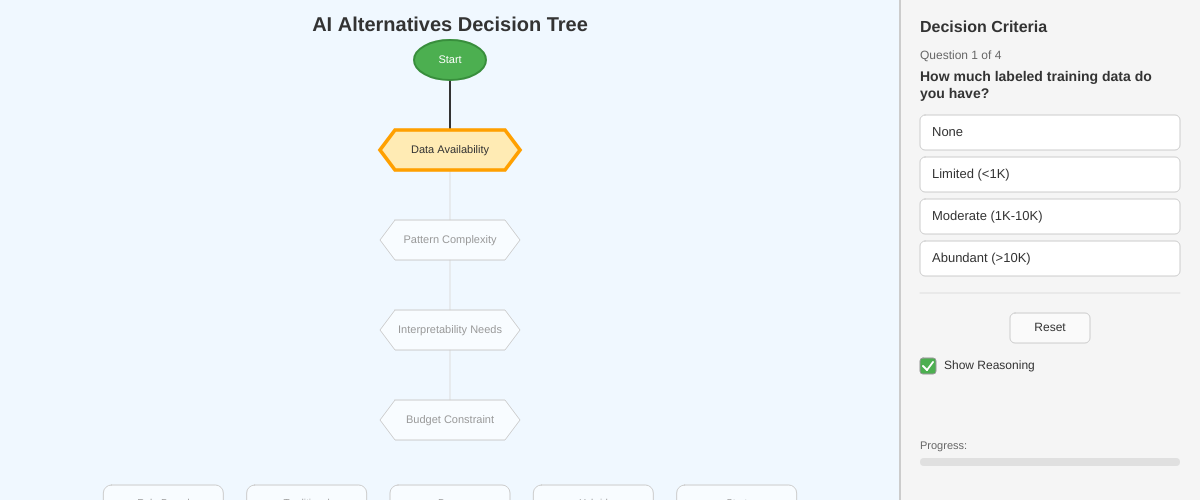
Frame 1 (no input)
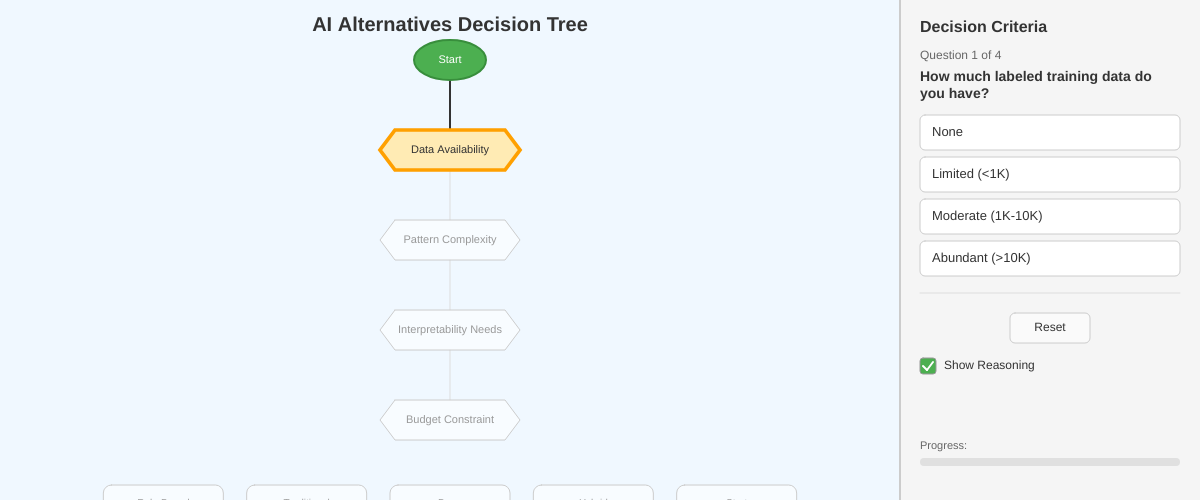
Frame 60 (no input)
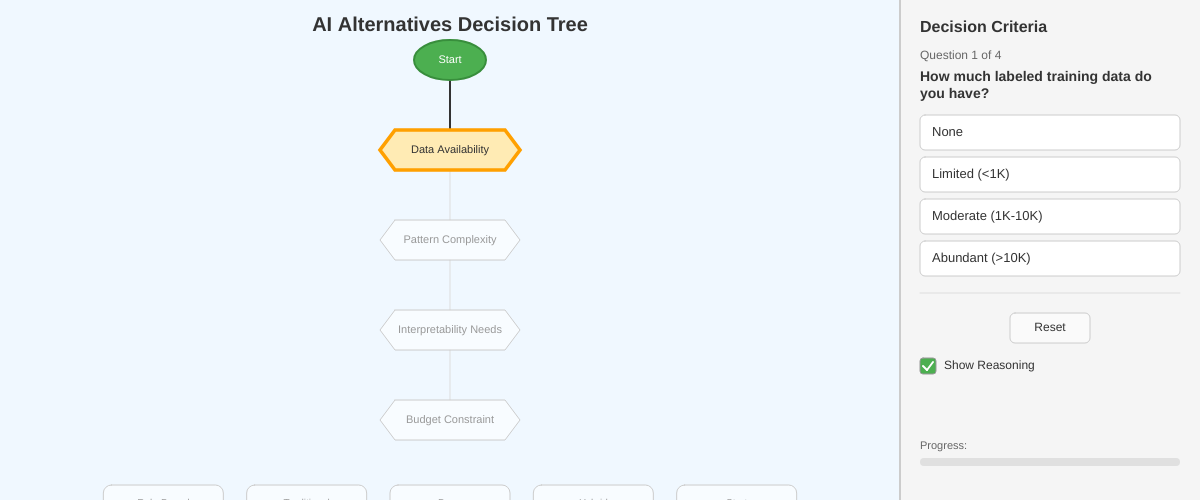
Frame 120 (the mouse pressed at the canvas centre since frame 60)

The p5.js sketch that drew these frames (run headless with seeded random() and noise() and a simulated clock; from frame 60 on, the mouse is pressed at the canvas centre):

// p5.js sketch
// ── sketch.js
// AI Alternatives Decision Tree MicroSim
// Interactive visualization for selecting AI vs non-AI solutions

// Canvas dimensions
let canvasWidth = 900;
let drawHeight = 500;
let controlWidth = 300;
let canvasHeight = drawHeight;
let margin = 20;

// Decision tree state
let currentQuestionIndex = 0;
let answers = [];
let showReasoning = true;

// Questions and options
const questions = [
    {
        id: 'data',
        question: 'Data Availability',
        fullQuestion: 'How much labeled training data do you have?',
        options: ['None', 'Limited (<1K)', 'Moderate (1K-10K)', 'Abundant (>10K)']
    },
    {
        id: 'pattern',
        question: 'Pattern Complexity',
        fullQuestion: 'How complex are the patterns in your problem?',
        options: ['Simple Rules', 'Multi-factor', 'Non-linear', 'Unknown']
    },
    {
        id: 'interpret',
        question: 'Interpretability Needs',
        fullQuestion: 'How important is explainability?',
        options: ['Critical', 'Helpful', 'Not Important']
    },
    {
        id: 'budget',
        question: 'Budget Constraint',
        fullQuestion: 'What is your budget range?',
        options: ['Low (<$10K)', 'Medium ($10K-$100K)', 'High (>$100K)']
    }
];

// Recommendations with colors and reasoning
const recommendations = {
    'rule-based': {
        name: 'Rule-Based System',
        color: '#4CAF50', // Green
        description: 'Use explicit business rules and decision trees. Best for well-understood, stable domains.',
        reasoning: 'Your constraints favor deterministic, explainable solutions without ML overhead.'
    },
    'traditional-ml': {
        name: 'Traditional ML',
        color: '#2196F3', // Blue
        description: 'Regression, decision trees, random forests. Good balance of performance and interpretability.',
        reasoning: 'Sufficient data and moderate complexity make classical ML algorithms effective.'
    },
    'deep-learning': {
        name: 'Deep Learning',
        color: '#9C27B0', // Purple
        description: 'Neural networks, transformers. For complex patterns with abundant data.',
        reasoning: 'Complex patterns and abundant data justify the investment in deep learning infrastructure.'
    },
    'hybrid': {
        name: 'Hybrid Approach',
        color: '#FFC107', // Yellow/Amber
        description: 'Combine rules for known patterns with ML for edge cases.',
        reasoning: 'Mixed requirements suggest combining rule-based stability with ML flexibility.'
    },
    'start-simpler': {
        name: 'Start Simpler',
        color: '#9E9E9E', // Gray
        description: 'Begin with heuristics or manual processes. Collect data before automating.',
        reasoning: 'Limited data or unclear patterns suggest building understanding before automation.'
    }
};

// Tree visualization
let treeNodes = [];
let treeEdges = [];
let pulsePhase = 0;

function setup() {
    updateCanvasSize();
    const canvas = createCanvas(canvasWidth, canvasHeight);
    canvas.parent(document.querySelector('main'));
    buildTree();

    describe('Interactive decision tree for evaluating AI vs non-AI solution approaches. Answer questions about data, patterns, interpretability, and budget to receive recommendations.', LABEL);
}

function buildTree() {
    // Build tree structure for visualization
    treeNodes = [];
    treeEdges = [];

    let drawWidth = canvasWidth - controlWidth - margin * 2;
    let nodeWidth = 120;
    let nodeHeight = 40;
    let startX = margin + drawWidth / 2;
    let startY = 60;
    let levelHeight = 90;

    // Root node
    treeNodes.push({
        x: startX,
        y: startY,
        w: nodeWidth,
        h: nodeHeight,
        label: 'Start',
        level: -1,
        type: 'start'
    });

    // Question nodes (levels 0-3)
    for (let i = 0; i < questions.length; i++) {
        treeNodes.push({
            x: startX,
            y: startY + (i + 1) * levelHeight,
            w: nodeWidth + 20,
            h: nodeHeight,
            label: questions[i].question,
            level: i,
            type: 'question'
        });
    }

    // Recommendation nodes at bottom
    let recY = startY + (questions.length + 1) * levelHeight;
    let recKeys = Object.keys(recommendations);
    let recSpacing = drawWidth / (recKeys.length + 1);

    for (let i = 0; i < recKeys.length; i++) {
        let key = recKeys[i];
        treeNodes.push({
            x: margin + recSpacing * (i + 1),
            y: recY,
            w: nodeWidth,
            h: nodeHeight + 10,
            label: recommendations[key].name,
            level: questions.length,
            type: 'recommendation',
            recKey: key
        });
    }
}

function draw() {
    // Main drawing area
    fill('aliceblue');
    noStroke();
    rect(0, 0, canvasWidth - controlWidth, canvasHeight);

    // Control panel
    fill('#f5f5f5');
    rect(canvasWidth - controlWidth, 0, controlWidth, canvasHeight);

    // Divider line
    stroke('#ccc');
    strokeWeight(2);
    line(canvasWidth - controlWidth, 0, canvasWidth - controlWidth, canvasHeight);

    // Update pulse animation
    pulsePhase += 0.05;

    // Draw tree
    drawTree();

    // Draw control panel
    drawControls();

    // Draw recommendation if complete
    if (currentQuestionIndex >= questions.length) {
        drawFinalRecommendation();
    }
}

function drawTree() {
    let drawWidth = canvasWidth - controlWidth;

    // Title
    fill('#333');
    noStroke();
    textSize(20);
    textAlign(CENTER, TOP);
    textStyle(BOLD);
    text('AI Alternatives Decision Tree', drawWidth / 2, 15);
    textStyle(NORMAL);

    // Draw edges first (behind nodes)
    drawTreeEdges();

    // Draw nodes
    for (let node of treeNodes) {
        drawTreeNode(node);
    }
}

function drawTreeEdges() {
    // Draw connections between levels
    let activeLevel = currentQuestionIndex;

    // Connect start to first question
    if (treeNodes.length > 1) {
        let start = treeNodes[0];
        let q1 = treeNodes[1];

        let isActive = activeLevel >= 0;
        stroke(isActive ? '#333' : '#ccc');
        strokeWeight(isActive ? 2 : 1);
        line(start.x, start.y + start.h / 2, q1.x, q1.y - q1.h / 2);
    }

    // Connect questions
    for (let i = 1; i < questions.length; i++) {
        let q1 = treeNodes[i];
        let q2 = treeNodes[i + 1];

        let isActive = i < activeLevel;
        let isPending = i === activeLevel - 1;

        if (isActive || isPending) {
            stroke('#333');
            strokeWeight(2);
        } else {
            stroke('#ddd');
            strokeWeight(1);
        }

        line(q1.x, q1.y + q1.h / 2, q2.x, q2.y - q2.h / 2);
    }

    // Connect last question to recommendations
    if (activeLevel >= questions.length) {
        let lastQ = treeNodes[questions.length];
        let rec = getRecommendation();

        // Find the recommendation node
        for (let node of treeNodes) {
            if (node.type === 'recommendation' && node.recKey === rec) {
                stroke(recommendations[rec].color);
                strokeWeight(3);

                // Draw curved line to recommendation
                noFill();
                beginShape();
                vertex(lastQ.x, lastQ.y + lastQ.h / 2);
                quadraticVertex(lastQ.x, node.y - 30, node.x, node.y - node.h / 2);
                endShape();
            }
        }
    }
}

function drawTreeNode(node) {
    let isActive = false;
    let isPending = false;
    let isComplete = false;
    let isRecommended = false;

    if (node.type === 'start') {
        isComplete = currentQuestionIndex >= 0;
    } else if (node.type === 'question') {
        isActive = node.level === currentQuestionIndex;
        isComplete = node.level < currentQuestionIndex;
        isPending = node.level > currentQuestionIndex;
    } else if (node.type === 'recommendation') {
        let rec = getRecommendation();
        isRecommended = currentQuestionIndex >= questions.length && node.recKey === rec;
        isPending = currentQuestionIndex < questions.length;
    }

    // Node styling
    if (node.type === 'recommendation') {
        // Recommendation nodes
        if (isRecommended) {
            let pulse = sin(pulsePhase) * 0.2 + 0.8;
            fill(recommendations[node.recKey].color);
            stroke(recommendations[node.recKey].color);
            strokeWeight(3 + pulse * 2);
        } else if (isPending) {
            fill(255, 255, 255, 150);
            stroke('#ccc');
            strokeWeight(1);
        } else {
            fill(255, 255, 255, 100);
            stroke('#ddd');
            strokeWeight(1);
        }

        rect(node.x - node.w / 2, node.y - node.h / 2, node.w, node.h, 8);

        // Text
        if (isRecommended) {
            fill('white');
        } else {
            fill(isPending ? '#999' : '#666');
        }
    } else if (node.type === 'start') {
        // Start node (hexagon-like)
        fill(isComplete ? '#4CAF50' : '#e0e0e0');
        stroke(isComplete ? '#388E3C' : '#bbb');
        strokeWeight(2);
        ellipse(node.x, node.y, node.w * 0.6, node.h);
        fill(isComplete ? 'white' : '#666');
    } else {
        // Question nodes
        if (isActive) {
            let pulse = sin(pulsePhase) * 0.15 + 0.85;
            fill(255, 235, 180);
            stroke('#FFA000');
            strokeWeight(2 + pulse * 2);
        } else if (isComplete) {
            fill('#C8E6C9');
            stroke('#4CAF50');
            strokeWeight(2);
        } else {
            fill(255, 255, 255, 150);
            stroke('#ccc');
            strokeWeight(1);
        }

        // Hexagon shape for decision nodes
        drawHexagon(node.x, node.y, node.w, node.h);

        fill(isPending ? '#999' : '#333');
    }

    // Node label
    noStroke();
    textSize(11);
    textAlign(CENTER, CENTER);

    // Wrap text for recommendation nodes
    if (node.type === 'recommendation') {
        let words = node.label.split(' ');
        if (words.length > 1) {
            textSize(10);
            text(words[0], node.x, node.y - 7);
            text(words.slice(1).join(' '), node.x, node.y + 7);
        } else {
            text(node.label, node.x, node.y);
        }
    } else {
        text(node.label, node.x, node.y);
    }

    // Show answer for completed questions
    if (node.type === 'question' && isComplete && answers[node.level] !== undefined) {
        fill('#666');
        textSize(9);
        let answerText = questions[node.level].options[answers[node.level]];
        text(answerText, node.x, node.y + node.h / 2 + 12);
    }
}

function drawHexagon(x, y, w, h) {
    let hw = w / 2;
    let hh = h / 2;
    let indent = 15;

    beginShape();
    vertex(x - hw + indent, y - hh);
    vertex(x + hw - indent, y - hh);
    vertex(x + hw, y);
    vertex(x + hw - indent, y + hh);
    vertex(x - hw + indent, y + hh);
    vertex(x - hw, y);
    endShape(CLOSE);
}

function drawControls() {
    let panelX = canvasWidth - controlWidth + margin;
    let panelW = controlWidth - margin * 2;
    let yPos = margin;

    // Panel title
    fill('#333');
    noStroke();
    textSize(16);
    textAlign(LEFT, TOP);
    textStyle(BOLD);
    text('Decision Criteria', panelX, yPos);
    textStyle(NORMAL);
    yPos += 30;

    // Current question or completion message
    if (currentQuestionIndex < questions.length) {
        let q = questions[currentQuestionIndex];

        // Question number
        fill('#666');
        textSize(12);
        text('Question ' + (currentQuestionIndex + 1) + ' of ' + questions.length, panelX, yPos);
        yPos += 20;

        // Question text
        fill('#333');
        textSize(14);
        textStyle(BOLD);
        text(q.fullQuestion, panelX, yPos, panelW);
        textStyle(NORMAL);
        yPos += 45;

        // Options (drawn as buttons)
        for (let i = 0; i < q.options.length; i++) {
            drawOptionButton(panelX, yPos, panelW, 35, q.options[i], i);
            yPos += 42;
        }
    } else {
        // Completion message
        fill('#4CAF50');
        textSize(14);
        textStyle(BOLD);
        text('Analysis Complete!', panelX, yPos);
        textStyle(NORMAL);
        yPos += 25;

        fill('#666');
        textSize(12);
        text('See recommendation below.', panelX, yPos);
        yPos += 30;
    }

    // Separator
    yPos += 10;
    stroke('#ddd');
    strokeWeight(1);
    line(panelX, yPos, panelX + panelW, yPos);
    yPos += 20;

    // Back button
    if (currentQuestionIndex > 0 || answers.length > 0) {
        drawButton(panelX, yPos, 80, 30, 'Back', 'back');
    }

    // Reset button
    drawButton(panelX + 90, yPos, 80, 30, 'Reset', 'reset');

    yPos += 45;

    // Show reasoning toggle
    fill('#666');
    noStroke();
    textSize(12);
    textAlign(LEFT, CENTER);

    // Checkbox
    stroke('#999');
    strokeWeight(1);
    fill(showReasoning ? '#4CAF50' : 'white');
    rect(panelX, yPos, 16, 16, 3);

    if (showReasoning) {
        stroke('white');
        strokeWeight(2);
        line(panelX + 3, yPos + 8, panelX + 7, yPos + 12);
        line(panelX + 7, yPos + 12, panelX + 13, yPos + 4);
    }

    fill('#333');
    noStroke();
    text('Show Reasoning', panelX + 24, yPos + 8);

    // Progress indicator
    yPos = canvasHeight - 60;
    fill('#666');
    textSize(11);
    textAlign(LEFT, TOP);
    text('Progress:', panelX, yPos);

    // Progress bar
    yPos += 18;
    fill('#e0e0e0');
    noStroke();
    rect(panelX, yPos, panelW, 8, 4);

    let progress = currentQuestionIndex / questions.length;
    if (currentQuestionIndex >= questions.length) progress = 1;
    fill('#4CAF50');
    rect(panelX, yPos, panelW * progress, 8, 4);

    // Answer summary
    yPos += 20;
    fill('#999');
    textSize(10);
    for (let i = 0; i < answers.length && i < questions.length; i++) {
        let summary = questions[i].question + ': ' + questions[i].options[answers[i]];
        text(summary, panelX, yPos);
        yPos += 14;
    }
}

function drawOptionButton(x, y, w, h, label, index) {
    let isHover = mouseX > x && mouseX < x + w && mouseY > y && mouseY < y + h;

    if (isHover) {
        fill('#e3f2fd');
        stroke('#2196F3');
        cursor(HAND);
    } else {
        fill('white');
        stroke('#ccc');
    }

    strokeWeight(isHover ? 2 : 1);
    rect(x, y, w, h, 5);

    fill('#333');
    noStroke();
    textSize(13);
    textAlign(LEFT, CENTER);
    text(label, x + 12, y + h / 2);
}

function drawButton(x, y, w, h, label, action) {
    let isHover = mouseX > x && mouseX < x + w && mouseY > y && mouseY < y + h;

    if (action === 'reset') {
        if (isHover) {
            fill('#ffebee');
            stroke('#f44336');
        } else {
            fill('#fafafa');
            stroke('#ccc');
        }
    } else {
        if (isHover) {
            fill('#e3f2fd');
            stroke('#2196F3');
        } else {
            fill('#fafafa');
            stroke('#ccc');
        }
    }

    if (isHover) cursor(HAND);

    strokeWeight(isHover ? 2 : 1);
    rect(x, y, w, h, 5);

    fill('#333');
    noStroke();
    textSize(12);
    textAlign(CENTER, CENTER);
    text(label, x + w / 2, y + h / 2);
}

function drawFinalRecommendation() {
    let rec = getRecommendation();
    let recData = recommendations[rec];

    let drawWidth = canvasWidth - controlWidth;
    let boxW = drawWidth - margin * 4;
    let boxH = showReasoning ? 100 : 70;
    let boxX = margin * 2;
    let boxY = canvasHeight - boxH - margin;

    // Background
    fill(255, 255, 255, 240);
    stroke(recData.color);
    strokeWeight(3);
    rect(boxX, boxY, boxW, boxH, 10);

    // Title
    fill(recData.color);
    noStroke();
    textSize(18);
    textAlign(LEFT, TOP);
    textStyle(BOLD);
    text('Recommendation: ' + recData.name, boxX + 15, boxY + 12);
    textStyle(NORMAL);

    // Description
    fill('#333');
    textSize(12);
    text(recData.description, boxX + 15, boxY + 38, boxW - 30);

    // Reasoning
    if (showReasoning) {
        fill('#666');
        textSize(11);
        textStyle(ITALIC);
        text('Reasoning: ' + recData.reasoning, boxX + 15, boxY + 70, boxW - 30);
        textStyle(NORMAL);
    }
}

function getRecommendation() {
    // Decision logic based on answers
    if (answers.length < questions.length) {
        return 'start-simpler';
    }

    let data = answers[0];        // 0: None, 1: Limited, 2: Moderate, 3: Abundant
    let pattern = answers[1];     // 0: Simple, 1: Multi-factor, 2: Non-linear, 3: Unknown
    let interpret = answers[2];   // 0: Critical, 1: Helpful, 2: Not Important
    let budget = answers[3];      // 0: Low, 1: Medium, 2: High

    // No data scenarios
    if (data === 0) {
        if (pattern === 0) return 'rule-based';
        return 'start-simpler';
    }

    // Limited data
    if (data === 1) {
        if (pattern === 0) return 'rule-based';
        if (pattern === 1 && interpret <= 1) return 'rule-based';
        if (budget === 0) return 'start-simpler';
        return 'hybrid';
    }

    // Moderate data
    if (data === 2) {
        if (pattern === 0) return 'rule-based';
        if (pattern === 1) {
            if (interpret === 0) return 'traditional-ml';
            return budget >= 1 ? 'traditional-ml' : 'hybrid';
        }
        if (pattern === 2) {
            if (interpret === 0) return 'hybrid';
            return budget >= 1 ? 'traditional-ml' : 'hybrid';
        }
        if (pattern === 3) return 'hybrid';
    }

    // Abundant data
    if (data === 3) {
        if (pattern === 0) return 'rule-based';
        if (pattern === 1) return 'traditional-ml';
        if (pattern === 2) {
            if (interpret === 0) return 'hybrid';
            if (budget === 0) return 'traditional-ml';
            if (budget === 1) return 'traditional-ml';
            return 'deep-learning';
        }
        if (pattern === 3) {
            if (interpret === 0) return 'hybrid';
            if (budget >= 2) return 'deep-learning';
            return 'traditional-ml';
        }
    }

    return 'hybrid';
}

function mousePressed() {
    let panelX = canvasWidth - controlWidth + margin;
    let panelW = controlWidth - margin * 2;

    // Check option buttons
    if (currentQuestionIndex < questions.length) {
        let yPos = margin + 30 + 20 + 45;
        let q = questions[currentQuestionIndex];

        for (let i = 0; i < q.options.length; i++) {
            if (mouseX > panelX && mouseX < panelX + panelW &&
                mouseY > yPos && mouseY < yPos + 35) {
                selectOption(i);
                return;
            }
            yPos += 42;
        }
    }

    // Check Back button
    let buttonY = currentQuestionIndex < questions.length ?
        margin + 30 + 20 + 45 + questions[currentQuestionIndex].options.length * 42 + 30 :
        margin + 30 + 25 + 30 + 30;

    if (mouseX > panelX && mouseX < panelX + 80 &&
        mouseY > buttonY && mouseY < buttonY + 30) {
        goBack();
        return;
    }

    // Check Reset button
    if (mouseX > panelX + 90 && mouseX < panelX + 170 &&
        mouseY > buttonY && mouseY < buttonY + 30) {
        resetTree();
        return;
    }

    // Check reasoning toggle
    let toggleY = buttonY + 45;
    if (mouseX > panelX && mouseX < panelX + 100 &&
        mouseY > toggleY && mouseY < toggleY + 20) {
        showReasoning = !showReasoning;
        return;
    }
}

function selectOption(optionIndex) {
    answers[currentQuestionIndex] = optionIndex;
    currentQuestionIndex++;
}

function goBack() {
    if (currentQuestionIndex > 0) {
        currentQuestionIndex--;
        answers = answers.slice(0, currentQuestionIndex);
    }
}

function resetTree() {
    currentQuestionIndex = 0;
    answers = [];
}

function mouseMoved() {
    cursor(AUTO);
}

function windowResized() {
    updateCanvasSize();
    resizeCanvas(canvasWidth, canvasHeight);
    buildTree();
}

function updateCanvasSize() {
    const container = document.querySelector('main');
    if (container) {
        canvasWidth = Math.max(container.offsetWidth, 600);
        canvasWidth = Math.min(canvasWidth, 1200);
    }
}

// ── main.html
<!DOCTYPE html>
<html lang="en">
<head>
    <meta charset="UTF-8">
    <meta name="viewport" content="width=device-width, initial-scale=1.0">
    <title>AI Alternatives Decision Tree</title>
    <script src="https://cdnjs.cloudflare.com/ajax/libs/p5.js/1.4.0/p5.js"></script>
    <style>
        body {
            padding: 0;
            margin: 0;
            font-family: Arial, Helvetica, sans-serif;
            overflow-x: hidden;
        }
        main {
            display: block;
        }
    </style>
    <script src="sketch.js"></script>
</head>
<body>
    <main></main>
    <a href="./" style="display: block; padding: 10px; text-align: center;">Back to Lesson</a>
</body>
</html>
